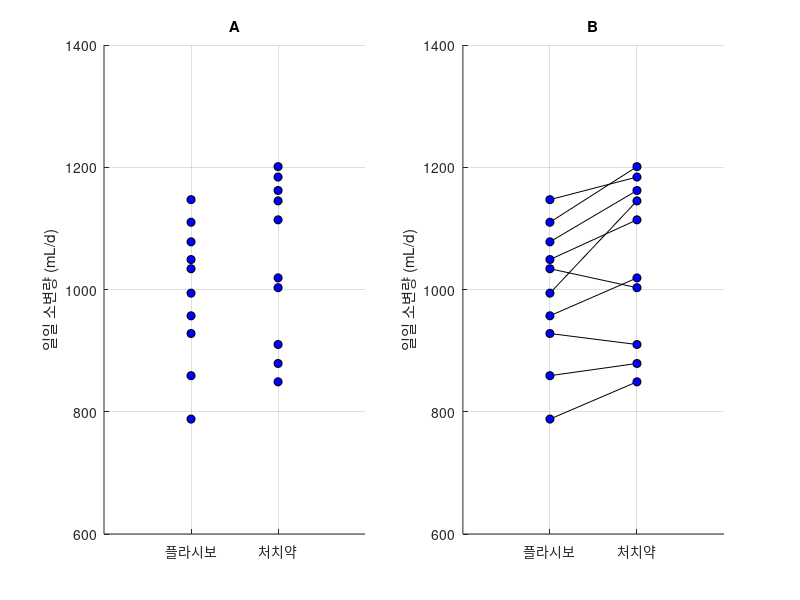

Recreate this plot in MATLAB.
clear; close all; clc;
placebo = [788,859,928,957,994,1034,1049,1078,1110,1147];
drug = [849,879,910,1019,1145,1003,1114,1162,1201,1184];

grp = [zeros(1,10), ones(1,10)];

figure('position',[680, 558, 750, 420]);
subplot(1,2,1)
hold on;
plot(grp, [placebo, drug],'o','markerfacecolor',lines(1),'markeredgecolor','k')
xlim([-1, 2])
ylim([600, 1400])
grid on;
set(gca,'xtick',[0, 1]);
set(gca,'xticklabel',{'플라시보','처치약'})
ylabel('일일 소변량 (mL/d)');
title('A');
% set(gca,'fontname','나눔고딕')

subplot(1,2,2);
hold on;
xlim([-1, 2])
ylim([600, 1400])

for i = 1:10
    plot([0, 1], [placebo(i), drug(i)],'k');
end
plot(grp, [placebo, drug],'o','markerfacecolor',lines(1),'markeredgecolor','k')

grid on;
set(gca,'xtick',[0, 1]);
set(gca,'xticklabel',{'플라시보','처치약'})
ylabel('일일 소변량 (mL/d)');
title('B');
% set(gca,'fontname','나눔고딕')

%% independent t-test 수행 시

[h, p, ci, stats] = ttest2(placebo, drug); % 검증용

n1 = length(placebo);
n2 = length(drug);

mn1 = mean(placebo);
mn2 = mean(drug);
s1 = std(placebo);
s2 = std(drug);
s_pool = sqrt(s1^2/n1 + s2^2/n2);
my_t = (mn1-mn2)/s_pool

%% paired sample t-test 수행 시

[h,p,ci,stat] = ttest(placebo, drug); % 검증용
d = placebo - drug;
d_bar = mean(d);
s_d_bar = std(d)/sqrt(length(d));

my_t_paired = d_bar / s_d_bar;
tinv(0.025, length(d)-1)